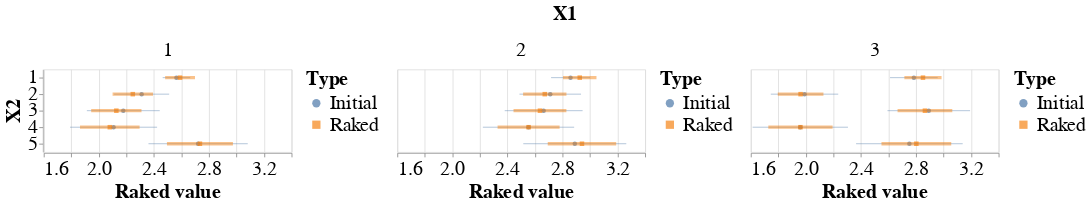

The cell this chart's notebook holds for it:
### Code cell
bar = alt.Chart(df_raked).mark_errorbar(clip=True, opacity=0.5).encode(
    alt.X('Upper:Q', scale=alt.Scale(zero=False), axis=alt.Axis(title='Raked value')),
    alt.X2('Lower:Q'),
    alt.Y('X2:N', axis=alt.Axis(title='X2')),
    color=alt.Color('Type:N', legend=None),
    strokeWidth=alt.StrokeWidth('width:Q', legend=None)
)
point = alt.Chart(df_raked).mark_point(
    filled=True
).encode(
    alt.X('Value:Q'),
    alt.Y('X2:N'),
    color=alt.Color('Type:N'),
    shape=alt.Shape('Type:N')
)
chart = alt.layer(point, bar).resolve_scale(
    shape='independent',
    color='independent'
).facet(
    column=alt.Column('X1:N', header=alt.Header(title='X1', titleFontSize=24, labelFontSize=24)),
).configure_axis(
    labelFontSize=24,
    titleFontSize=24
).configure_legend(
    labelFontSize=24,
    titleFontSize=24
)
chart

### Figure 1 — Vega-Lite specification as saved in the notebook (floating-point values rounded to 4 significant figures)
{"config": {"view": {"continuousWidth": 300, "continuousHeight": 300}, "axis": {"labelFontSize": 24, "titleFontSize": 24}, "legend": {"labelFontSize": 24, "titleFontSize": 24}}, "data": {"name": "data-87688b60c08d475708ca8cb0a3745b12"}, "facet": {"column": {"field": "X1", "header": {"labelFontSize": 24, "title": "X1", "titleFontSize": 24}, "type": "nominal"}}, "spec": {"layer": [{"mark": {"type": "point", "filled": true}, "encoding": {"color": {"field": "Type", "type": "nominal"}, "shape": {"field": "Type", "type": "nominal"}, "x": {"field": "Value", "type": "quantitative"}, "y": {"field": "X2", "type": "nominal"}}}, {"mark": {"type": "errorbar", "clip": true, "opacity": 0.5}, "encoding": {"color": {"field": "Type", "legend": null, "type": "nominal"}, "strokeWidth": {"field": "width", "legend": null, "type": "quantitative"}, "x": {"axis": {"title": "Raked value"}, "field": "Upper", "scale": {"zero": false}, "type": "quantitative"}, "x2": {"field": "Lower"}, "y": {"axis": {"title": "X2"}, "field": "X2", "type": "nominal"}}}], "resolve": {"scale": {"color": "independent", "shape": "independent"}}}, "$schema": "https://vega.github.io/schema/vega-lite/v5.20.1.json", "datasets": {"data-87688b60c08d475708ca8cb0a3745b12": [{"X1": 1, "X2": 1, "Value": 2.564, "Type": "Initial", "width": 1, "variance": 0.01, "Upper": 2.664, "Lower": 2.464}, {"X1": 2, "X2": 1, "Value": 2.858, "Type": "Initial", "width": 1, "variance": 0.02, "Upper": 3.0, "Lower": 2.717}, {"X1": 3, "X2": 1, "Value": 2.784, "Type": "Initial", "width": 1, "variance": 0.03, "Upper": 2.957, "Lower": 2.611}, {"X1": 1, "X2": 2, "Value": 2.311, "Type": "Initial", "width": 1, "variance": 0.04, "Upper": 2.511, "Lower": 2.111}, {"X1": 2, "X2": 2, "Value": 2.711, "Type": "Initial", "width": 1, "variance": 0.05, "Upper": 2.934, "Lower": 2.487}, {"X1": 3, "X2": 2, "Value": 1.99, "Type": "Initial", "width": 1, "variance": 0.06, "Upper": 2.235, "Lower": 1.745}, {"X1": 1, "X2": 3, "Value": 2.178, "Type": "Initial", "width": 1, "variance": 0.07, "Upper": 2.442, "Lower": 1.913}, {"X1": 2, "X2": 3, "Value": 2.663, "Type": "Initial", "width": 1, "variance": 0.08, "Upper": 2.946, "Lower": 2.38}, {"X1": 3, "X2": 3, "Value": 2.893, "Type": "Initial", "width": 1, "variance": 0.09, "Upper": 3.193, "Lower": 2.593}, {"X1": 1, "X2": 4, "Value": 2.107, "Type": "Initial", "width": 1, "variance": 0.1, "Upper": 2.423, "Lower": 1.791}, {"X1": 2, "X2": 4, "Value": 2.553, "Type": "Initial", "width": 1, "variance": 0.11, "Upper": 2.885, "Lower": 2.221}, {"X1": 3, "X2": 4, "Value": 1.959, "Type": "Initial", "width": 1, "variance": 0.12, "Upper": 2.306, "Lower": 1.613}, {"X1": 1, "X2": 5, "Value": 2.721, "Type": "Initial", "width": 1, "variance": 0.13, "Upper": 3.082, "Lower": 2.361}, {"X1": 2, "X2": 5, "Value": 2.889, "Type": "Initial", "width": 1, "variance": 0.14, "Upper": 3.263, "Lower": 2.515}, {"X1": 3, "X2": 5, "Value": 2.752, "Type": "Initial", "width": 1, "variance": 0.15, "Upper": 3.139, "Lower": 2.364}, {"X1": 1, "X2": 1, "Value": 2.59, "Type": "Raked", "width": 2, "variance": 0.01175, "Upper": 2.698, "Lower": 2.482}, {"X1": 2, "X2": 1, "Value": 2.925, "Type": "Raked", "width": 2, "variance": 0.01475, "Upper": 3.047, "Lower": 2.804}, {"X1": 3, "X2": 1, "Value": 2.85, "Type": "Raked", "width": 2, "variance": 0.01823, "Upper": 2.985, "Lower": 2.715}, {"X1": 1, "X2": 2, "Value": 2.247, "Type": "Raked", "width": 2, "variance": 0.02155, "Upper": 2.393, "Lower": 2.1}, {"X1": 2, "X2": 2, "Value": 2.671, "Type": "Raked", "width": 2, "variance": 0.0248, "Upper": 2.829, "Lower": 2.514}, {"X1": 3, "X2": 2, "Value": 1.961, "Type": "Raked", "width": 2, "variance": 0.02753, "Upper": 2.127, "Lower": 1.796}, {"X1": 1, "X2": 3, "Value": 2.127, "Type": "Raked", "width": 2, "variance": 0.03338, "Upper": 2.31, "Lower": 1.944}, {"X1": 2, "X2": 3, "Value": 2.636, "Type": "Raked", "width": 2, "variance": 0.03686, "Upper": 2.828, "Lower": 2.444}, {"X1": 3, "X2": 3, "Value": 2.865, "Type": "Raked", "width": 2, "variance": 0.03953, "Upper": 3.063, "Lower": 2.666}, {"X1": 1, "X2": 4, "Value": 2.08, "Type": "Raked", "width": 2, "variance": 0.04683, "Upper": 2.296, "Lower": 1.863}, {"X1": 2, "X2": 4, "Value": 2.554, "Type": "Raked", "width": 2, "variance": 0.05072, "Upper": 2.779, "Lower": 2.328}, {"X1": 3, "X2": 4, "Value": 1.96, "Type": "Raked", "width": 2, "variance": 0.0545, "Upper": 2.194, "Lower": 1.727}, {"X1": 1, "X2": 5, "Value": 2.734, "Type": "Raked", "width": 2, "variance": 0.05742, "Upper": 2.974, "Lower": 2.495}, {"X1": 2, "X2": 5, "Value": 2.941, "Type": "Raked", "width": 2, "variance": 0.06181, "Upper": 3.19, "Lower": 2.693}, {"X1": 3, "X2": 5, "Value": 2.802, "Type": "Raked", "width": 2, "variance": 0.06419, "Upper": 3.056, "Lower": 2.549}]}}
